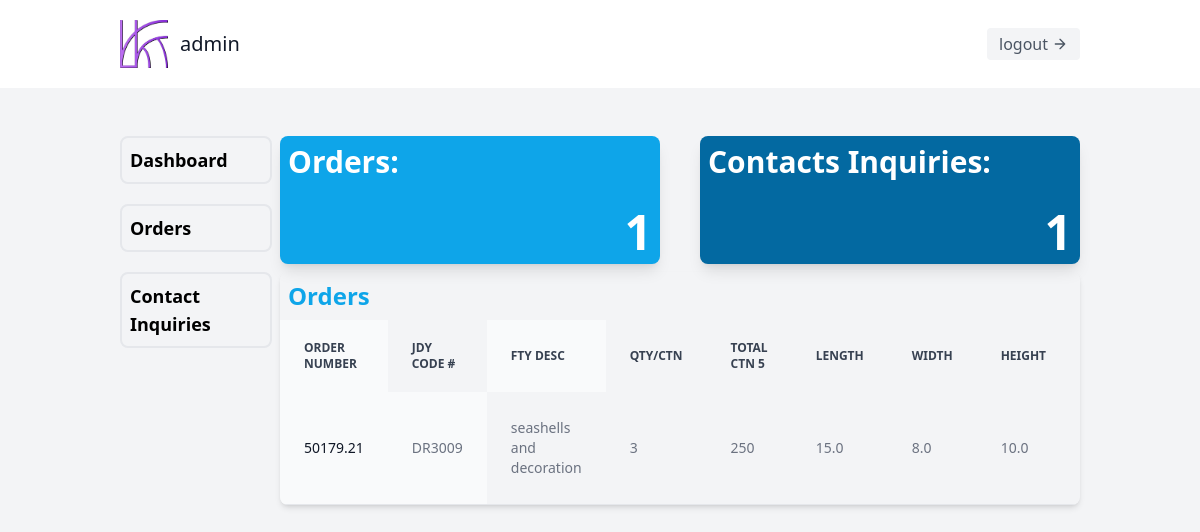
The page /dashboard/ (signed in) on the database its author committed.
### webapp/models.py (models this page shows, shortened)
class CustomizedBoxOrder(models.Model):
    SIZE_UNIT_CHOICES = [
        ('inches', 'Inches'),
        ('cm', 'Centimeters'),
    ]
    po_number = models.CharField(max_length=20, unique=True)
    jdy_code_number = models.CharField(max_length=20, unique=True)
    fty_item_number = models.CharField(max_length=20, unique=True)
    item_description = models.TextField()
    qty_per_carton = models.PositiveIntegerField()
    total_carton_order = models.PositiveIntegerField()
    size_length = models.FloatField()
    size_width = models.FloatField()
    size_height = models.FloatField()
    size_unit = models.CharField(max_length=10, choices=SIZE_UNIT_CHOICES)
    weight = models.FloatField()
    client = models.ForeignKey(Client, on_delete=models.CASCADE)
    order_date = models.DateField(auto_now_add=True)
    delivery_date = models.DateField(null=True, blank=True)

### webapp/views.py (the view)
# urls.py: path('dashboard/', include([
@login_required(login_url="login")
def dashboard(request):
    totalOrders = CustomizedBoxOrder.objects.count()
    orders = CustomizedBoxOrder.objects.all()
    totalInquiries = ContactUs.objects.count()
    context = {
        "orderTotals": totalOrders,
        "orders": orders,
        "totalInquiries" : totalInquiries
        }
    return render(request, "pages/dashboard/index.html", context)

### webapp/models.py (called while the page is built)
    def __str__(self):
        return f"{self.company_name} - {self.contact_person}"

### webapp/templates/pages/dashboard/index.html (shortened to what this page needs)
{% extends 'components/dashboard.html' %}
{% block content %}
<div class="h-full w-full flex flex-col gap-2">
    <div class="grid grid-cols-2 grid-flow-row h-32 gap-10">
        <div class="bg-sky-500 rounded-lg shadow-lg h-full p-2 flex flex-col justify-between">
            <h1 class="text-3xl text-white font-bold">Orders:</h1>
            <p class="text-5xl text-white font-bold text-end pl-5 truncate">{{orderTotals}}</p>
        </div>
        <div class="bg-sky-700 rounded-lg shadow-lg h-full p-2 flex flex-col justify-between">
            <h1 class="text-3xl text-white font-bold">Contacts Inquiries:</h1>
            <p class="text-5xl text-white font-bold text-end pl-5 truncate">{{totalInquiries }}</p>
        </div>
    </div>
    <div class="relative overflow-x-auto shadow-md sm:rounded-lg min-h-[10rem] max-h-[20rem]">
        <h1 class="text-2xl p-2 text-sky-500 font-bold">Orders</h1>
        <table class="w-full text-sm text-left rtl:text-right text-gray-500">
            <thead class="text-xs text-gray-700 uppercase">
                <tr>
                    <th scope="col" class="px-6 py-3 bg-gray-50">
                        Order Number
                    </th>
                    <th scope="col" class="px-6 py-3">
                        JDY CODE #
                    </th>
                    <th scope="col" class="px-6 py-3 bg-gray-50">
                        FTY DESC
                    </th>
                    <th scope="col" class="px-6 py-3">
                        QTY/CTN
                    </th>
                    <th scope="col" class="px-6 py-3">
                        Total CTN 5
                    </th>
                    <th scope="col" class="px-6 py-3">
                        Length
                    </th>
                    <th scope="col" class="px-6 py-3">
                        Width
                    </th>
                    <th scope="col" class="px-6 py-3">
                        Height
                    </th>
                    <th scope="col" class="px-6 py-3">
                    </th>
                </tr>
            </thead>
            <tbody>
                {% for order in orders %}
                <tr class="border-b border-gray-200 dark:border-gray-700">
                    <th scope="row" class="px-6 py-4 font-medium text-gray-900 whitespace-nowrap bg-gray-50 ">
                        {{order.po_number}}
                    </th>
                    <td class="px-6 py-4 bg-gray-50 ">
                        {{ order.fty_item_number }}
                    </td>
                    <td class="px-6 py-4">
                        {{ order.item_description }}
                    </td>
                    <td class="px-6 py-4">
                        {{ order.qty_per_carton }}
                    </td>
                    <td class="px-6 py-4">
                        {{ order.total_carton_order }}
                    </td>
                    <td class="px-6 py-4">
                        {{ order.size_length }}
                    </td>
                    <td class="px-6 py-4">
                        {{ order.size_width }}
                    </td>
                    <td class="px-6 py-4">
                        {{ order.size_height }}
                    </td>
                    <td class="px-6 py-4">
                    </td>
                </tr>
                {% endfor %}
            </tbody>
        </table>
    </div>
</div>
{% endblock content %}

### webapp/templates/components/dashboard/navbar.html
{% load static %}
<header class="text-gray-600 body-font bg-white flex justify-center">
    <div class="container mx-auto flex justify-between p-5 flex-col md:flex-row items-center w-5/6">
      <a class="flex title-font font-medium items-center text-gray-900 mb-4 md:mb-0" href="{% url 'home' %}">
        <img src="{% static 'images/logo.png' %}" alt="" srcset="" class="object object-center h-12 w-12">
        <span class="ml-3 text-xl">{{request.user.username}}</span>
      </a>
      <a href="{% url 'logout' %}">
        <button class="inline-flex items-center bg-gray-100 border-0 py-1 px-3 focus:outline-none hover:bg-gray-200 rounded text-base mt-4 md:mt-0">logout
            <svg fill="none" stroke="currentColor" stroke-linecap="round" stroke-linejoin="round" stroke-width="2" class="w-4 h-4 ml-1" viewBox="0 0 24 24">
              <path d="M5 12h14M12 5l7 7-7 7"></path>
            </svg>
          </button>
      </a>
    </div>
  </header>

### rows shown on the page
CustomizedBoxOrder: po_number "50179.21", fty_item_number "DR3009", item_description "seashells and decoration", qty_per_carton "3", total_carton_order "250", size_length "15.0", size_width "8.0", size_height "10.0"

### other values the page prints
{{ request.user.username }} "admin"
{{ orderTotals }} "1"
{{ totalInquiries }} "1"
